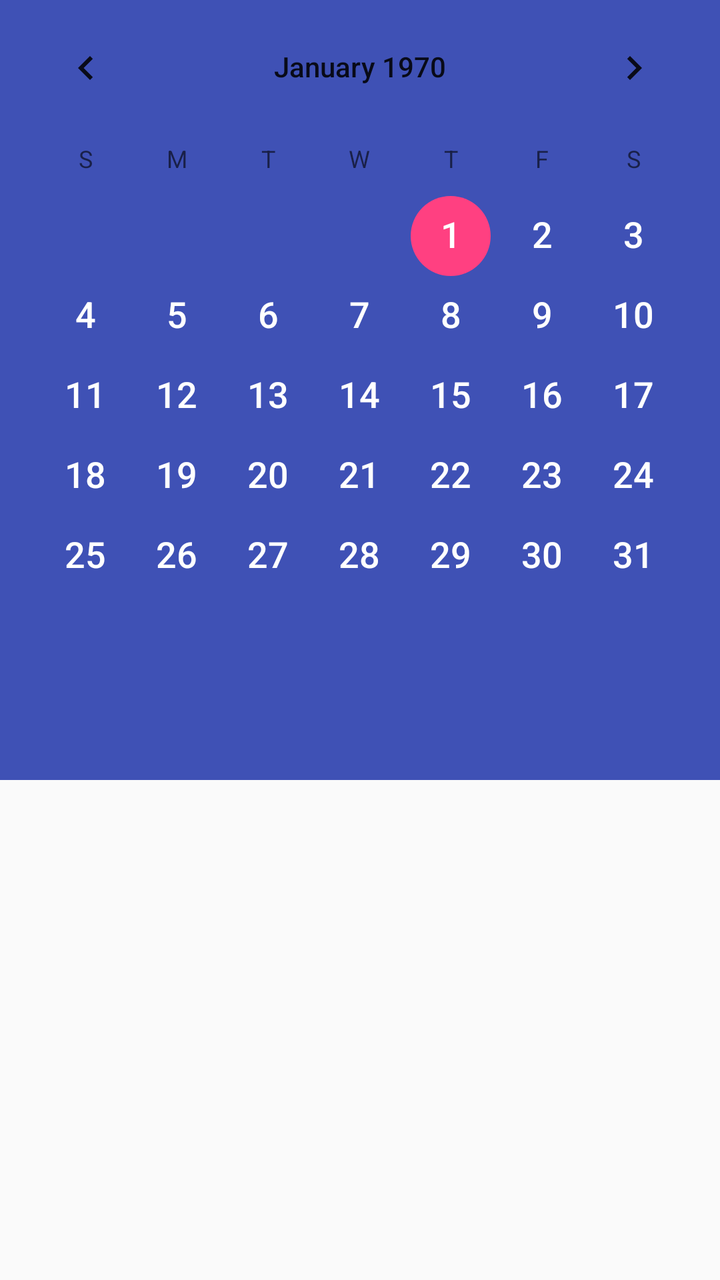
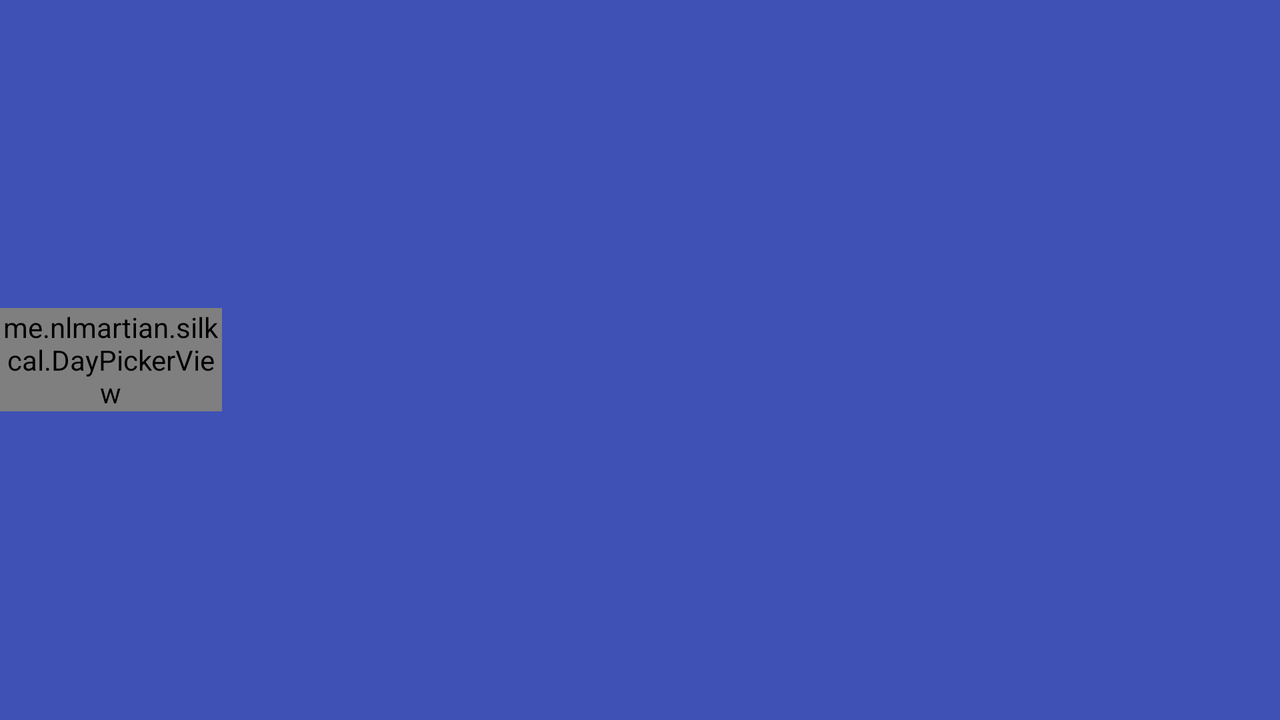

One screen, two layout resources from the same app: the default and the repository's alternative for another configuration. Each is rendered where Android would select it; the XML of both is given below.
<!-- AndroidManifest.xml: application theme AppTheme -->
<!-- res/layout/content_calendar.xml -->
<?xml version="1.0" encoding="utf-8"?>
<RelativeLayout xmlns:android="http://schemas.android.com/apk/res/android"
    xmlns:tools="http://schemas.android.com/tools"
    xmlns:app="http://schemas.android.com/apk/res-auto" android:layout_width="match_parent"
    android:layout_height="match_parent"
    app:layout_behavior="@string/appbar_scrolling_view_behavior"
    tools:showIn="@layout/activity_calendar" tools:context=".CalendarActivity">

    <ListView
        android:id="@+id/listView1"
        android:layout_width="match_parent"
        android:layout_height="250dp"
        android:layout_alignParentBottom="true"
        android:layout_alignParentLeft="true"
        android:divider="@null"
        android:dividerHeight="1dp" >

    </ListView>

    <CalendarView
        android:id="@+id/calendarView1"
        android:background="@color/colorPrimary"
        android:layout_width="match_parent"
        android:layout_height="match_parent"
        android:layout_above="@+id/listView1"
        android:layout_alignParentLeft="true"
        android:minDate="01/01/1891"
        android:maxDate="01/01/2020"
        android:weekNumberColor="@android:color/white"
        android:selectedWeekBackgroundColor="@color/colorPrimaryLight"
        android:dateTextAppearance="@android:style/TextAppearance.Medium.Inverse"
        android:colorAccent="@android:color/white"
        android:layout_alignParentTop="true" />

</RelativeLayout>
<!-- res/layout/activity_calendar.xml (included above) -->
<?xml version="1.0" encoding="utf-8"?>
<androidx.coordinatorlayout.widget.CoordinatorLayout
    xmlns:android="http://schemas.android.com/apk/res/android"
    xmlns:app="http://schemas.android.com/apk/res-auto"
    xmlns:tools="http://schemas.android.com/tools" android:layout_width="match_parent"
    android:layout_height="match_parent" android:fitsSystemWindows="true"
    tools:context=".CalendarActivity">

    <com.google.android.material.appbar.AppBarLayout android:layout_height="wrap_content"
        android:layout_width="match_parent" android:theme="@style/AppTheme.AppBarOverlay">

        <androidx.appcompat.widget.Toolbar android:id="@+id/toolbar"
            android:layout_width="match_parent" android:layout_height="?attr/actionBarSize"
            android:background="?attr/colorPrimary" app:popupTheme="@style/AppTheme.PopupOverlay" />

    </com.google.android.material.appbar.AppBarLayout>

    <include layout="@layout/content_calendar" />

</androidx.coordinatorlayout.widget.CoordinatorLayout>
<!-- resources referenced by this layout -->
<resources>
  <color name="colorPrimary">#3F51B5</color>
  <color name="colorPrimaryLight">#7986CB</color>
  <style name="AppTheme.AppBarOverlay" parent="ThemeOverlay.AppCompat.Dark.ActionBar" />
  <style name="AppTheme.PopupOverlay" parent="ThemeOverlay.AppCompat.Light" />
  <style name="AppTheme" parent="Theme.AppCompat.Light.DarkActionBar">
          
          <item name="colorPrimary">@color/colorPrimary</item>
          <item name="colorPrimaryDark">@color/colorPrimaryDark</item>
          <item name="colorAccent">@color/colorAccent</item>
  
          <item name="alertDialogTheme">@style/AppCompatAlertDialogStyle</item>
      </style>
  <color name="colorPrimaryDark">#303F9F</color>
  <color name="colorAccent">#FF4081</color>
  <style name="AppCompatAlertDialogStyle" parent="Theme.AppCompat.Light.Dialog.Alert">
          <item name="colorAccent">@color/colorAccent</item>
          <item name="android:textColorPrimary">@color/colorPrimary</item>
      </style>
</resources>
<!-- res/layout-land/content_calendar.xml (the repository's variant of the layout above) -->
<!-- drawn on the phone turned sideways -->
<?xml version="1.0" encoding="utf-8"?>
<LinearLayout xmlns:android="http://schemas.android.com/apk/res/android"
    xmlns:tools="http://schemas.android.com/tools"
    xmlns:app="http://schemas.android.com/apk/res-auto" android:layout_width="match_parent"
    android:layout_height="match_parent"
    android:orientation="horizontal"
    android:weightSum="1.0"
    android:background="@color/colorPrimary"
    app:layout_behavior="@string/appbar_scrolling_view_behavior"
    tools:showIn="@layout/activity_calendar" tools:context=".CalendarActivity">

    <me.nlmartian.silkcal.DayPickerView
        xmlns:calendar="http://schemas.android.com/apk/res-auto"
        android:id="@+id/calendar_view"
        android:layout_width="wrap_content"
        android:layout_height="wrap_content"
        android:layout_gravity="center"
        android:layout_weight=".5"
        app:colorNormalDay="@android:color/white"
        android:background="@color/colorPrimary"
        app:colorSelectedDayBackground="@color/colorAccent"
        app:colorMonthName="@android:color/white"
        calendar:drawRoundRect="false"/>

    <ListView
        android:layout_width="wrap_content"
        android:layout_height="wrap_content"
        android:id="@+id/timetable"
        android:divider="@null"
        android:background="@android:color/white"
        android:layout_gravity="center_vertical"
        android:layout_weight=".5" />

</LinearLayout>
<!-- res/layout/content_calendar.xml (included above) -->
<?xml version="1.0" encoding="utf-8"?>
<RelativeLayout xmlns:android="http://schemas.android.com/apk/res/android"
    xmlns:tools="http://schemas.android.com/tools"
    xmlns:app="http://schemas.android.com/apk/res-auto" android:layout_width="match_parent"
    android:layout_height="match_parent"
    app:layout_behavior="@string/appbar_scrolling_view_behavior"
    tools:showIn="@layout/activity_calendar" tools:context=".CalendarActivity">

    <ListView
        android:id="@+id/listView1"
        android:layout_width="match_parent"
        android:layout_height="250dp"
        android:layout_alignParentBottom="true"
        android:layout_alignParentLeft="true"
        android:divider="@null"
        android:dividerHeight="1dp" >

    </ListView>

    <CalendarView
        android:id="@+id/calendarView1"
        android:background="@color/colorPrimary"
        android:layout_width="match_parent"
        android:layout_height="match_parent"
        android:layout_above="@+id/listView1"
        android:layout_alignParentLeft="true"
        android:minDate="01/01/1891"
        android:maxDate="01/01/2020"
        android:weekNumberColor="@android:color/white"
        android:selectedWeekBackgroundColor="@color/colorPrimaryLight"
        android:dateTextAppearance="@android:style/TextAppearance.Medium.Inverse"
        android:colorAccent="@android:color/white"
        android:layout_alignParentTop="true" />

</RelativeLayout>
<!-- resources referenced by the variant -->
<!-- as the phone turned sideways resolves them -->
<resources>
  <color name="colorAccent">#FF4081</color>
  <color name="colorPrimary">#3F51B5</color>
  <color name="colorPrimaryLight">#7986CB</color>
  <style name="AppTheme.AppBarOverlay" parent="ThemeOverlay.AppCompat.Dark.ActionBar" />
  <style name="AppTheme.PopupOverlay" parent="ThemeOverlay.AppCompat.Light" />
  <style name="AppTheme" parent="Theme.AppCompat.Light.DarkActionBar">
          
          <item name="colorPrimary">@color/colorPrimary</item>
          <item name="colorPrimaryDark">@color/colorPrimaryDark</item>
          <item name="colorAccent">@color/colorAccent</item>
  
          <item name="alertDialogTheme">@style/AppCompatAlertDialogStyle</item>
      </style>
  <color name="colorPrimaryDark">#303F9F</color>
  <style name="AppCompatAlertDialogStyle" parent="Theme.AppCompat.Light.Dialog.Alert">
          <item name="colorAccent">@color/colorAccent</item>
          <item name="android:textColorPrimary">@color/colorPrimary</item>
      </style>
</resources>
